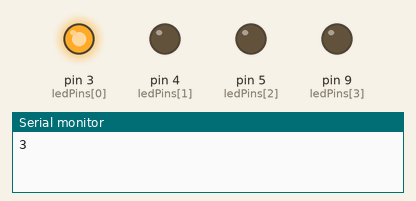
This sketch was run on a simulated Arduino Uno, built with avr-gcc and run on an emulated ATmega328P. Shown: output pins drawn as LEDs (lit = HIGH), the last lines printed to the serial monitor.

Above: at 0.07 s.
At 0.6 s:
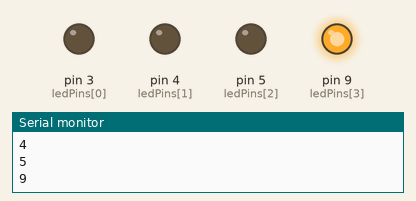
At 1.3 s:
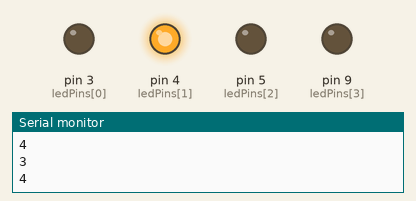
At 2.52 s:
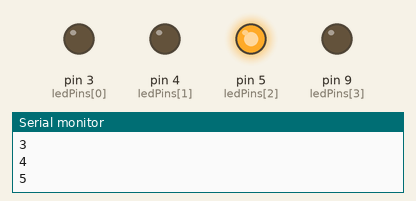
Timing chart, 0 to 3.0 s (numbered marks = the images above):
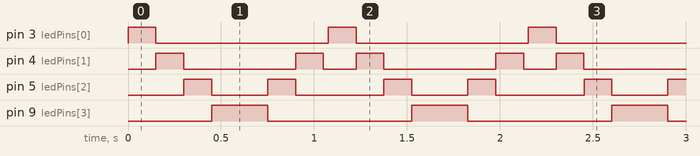

Measured:
- by itself, pin 3 (ledPins[0]): alternates HIGH for 0.15 s and LOW for 0.93 s
- by itself, pin 4 (ledPins[1]): repeats every 1.1 s: LOW 0.60 s, HIGH 0.15 s, LOW 0.18 s, HIGH 0.15 s
- by itself, pin 5 (ledPins[2]): repeats every 1.1 s: LOW 0.30 s, HIGH 0.15 s, LOW 0.48 s, HIGH 0.15 s
- by itself, pin 9 (ledPins[3]): alternates HIGH for 0.30 s and LOW for 0.78 s

The sketch:

ledChase.ino
```cpp
#define DELAY_MS 150
#define N_LEDS 4
// This would work exactly the same, but it would
// use a tiny little bit of extra memory:
// const int N_LEDS = 4;

int ledPins[N_LEDS] = {3, 4, 5, 9};

void setup() {
  Serial.begin(115200);

  // A for loop would be more elegant but copy-pasting worked fine
  pinMode(3, OUTPUT);
  pinMode(4, OUTPUT);
  pinMode(5, OUTPUT);
  pinMode(9, OUTPUT);
}

void loop() {

  for (int i = 0; i < N_LEDS; i++) {
    Serial.println(ledPins[i]);

    digitalWrite(ledPins[i], HIGH);
    delay(DELAY_MS);
    digitalWrite(ledPins[i], LOW);
  }

  for (int i = N_LEDS - 1; i > 0; i--) {
    Serial.println(ledPins[i]);

    digitalWrite(ledPins[i], HIGH);
    delay(DELAY_MS);
    digitalWrite(ledPins[i], LOW);
  }

  delay(25);

}
```
